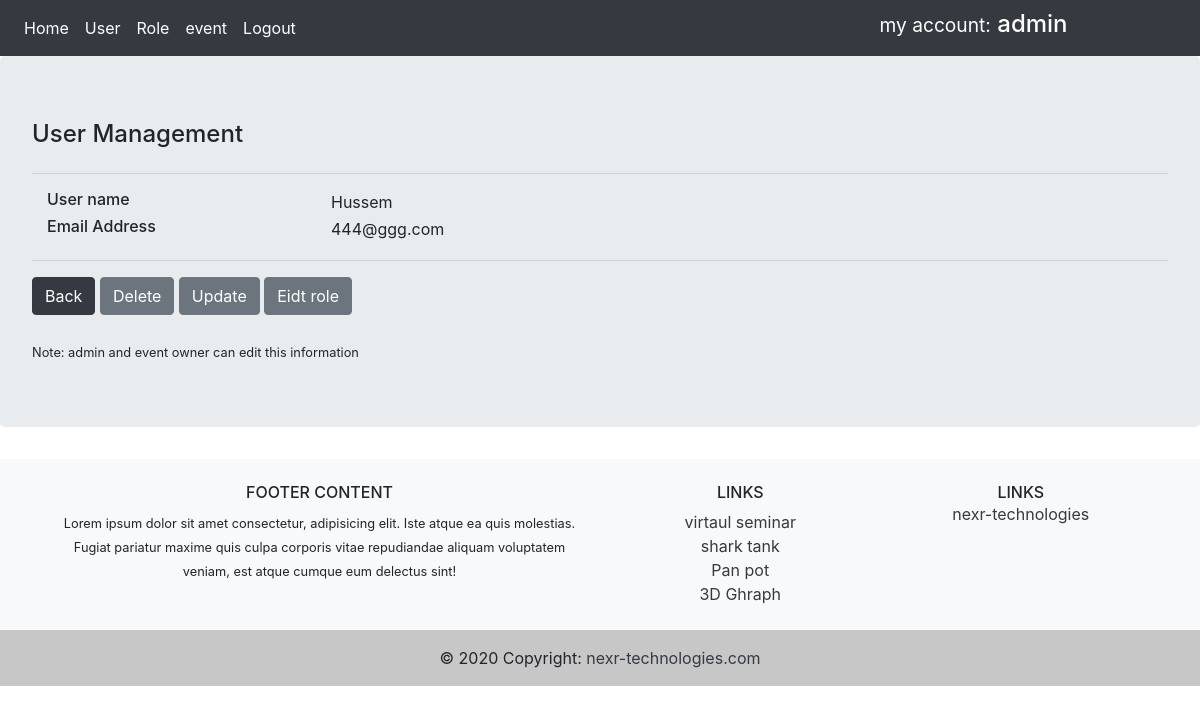
The app's page /user/2 (signed in), older data.
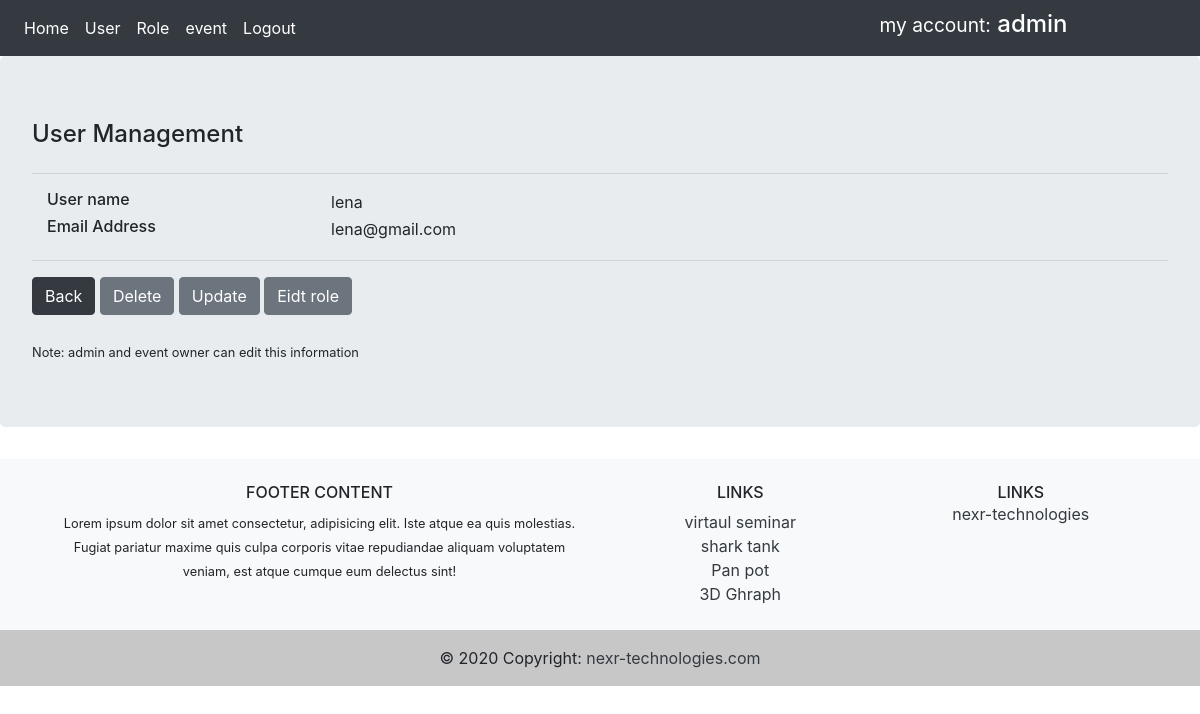
The same page, newer data.
### app/models.py (models this page shows, shortened)
class User(db.Model, UserMixin):
    id = db.Column(db.Integer, primary_key=True)
    username = db.Column(db.String(30), unique=True, nullable=False)
    email = db.Column(db.String(60), unique=True, nullable=False)
    password = db.Column(db.String(60), nullable=False)
    events = db.relationship('Event', backref='eventowner', lazy=True)
    roles = db.relationship('Role', backref='roleuser', lazy=True)

### app/routes.py (the view)
@app.route('/user/<int:user_id>', methods=['GET', 'POST'])
@login_required
def userdetail(user_id):
    users = User.query.get_or_404(user_id)
    return render_template('userdetail.html', form=users)

### app/models.py (called while the page is built)
@login_manager.user_loader
def load_user(user_id):
    return User.query.get(int(user_id))

### app/templates/userdetail.html (shortened to what this page needs)
{% extends 'base.html' %}
{% block content %}
<div class="container">
    <div class="row">
        <div>
            <h4> User Management</h4>
        </div>
    </div>
</div>
<hr />
<form action="" method="post">
    <div class="container">
        <div class="row">
            <div class="col-3">
                <h6> User name</h6>
            </div>
            <div class="col-sm">
                {{ form.username }}
            </div>
        </div>
        <div class="row">
            <div class="col-3">
                <h6>  Email Address </h6>
            </div>
            <div class="col-sm">
                {{ form.email }}
            </div>
        </div>
    </div>
    <hr />
    {% if current_user.username == 'admin' %}
        <a href="{{ url_for('users') }}" class="btn btn-dark">   Back   </a>
    <a href="{{ url_for('user_delete', user_id=form.id) }}" class="btn btn-secondary">Delete</a>
    <a href="{{ url_for('user_update', user_id=form.id) }}" class="btn btn-secondary">Update</a>
    <a href="{{ url_for('user_role', user_id=form.id) }}" class="btn btn-secondary">Eidt role</a>
    <br>
    <br>
    <small> Note: admin and event owner can edit this information </small>
    {% endif %}
</form>
{% endblock %}

Row changes from the older to the newer data that the page shows:
changed User: username "Hussem" → "lena"; email "444@ggg.com" → "lena@gmail.com"
